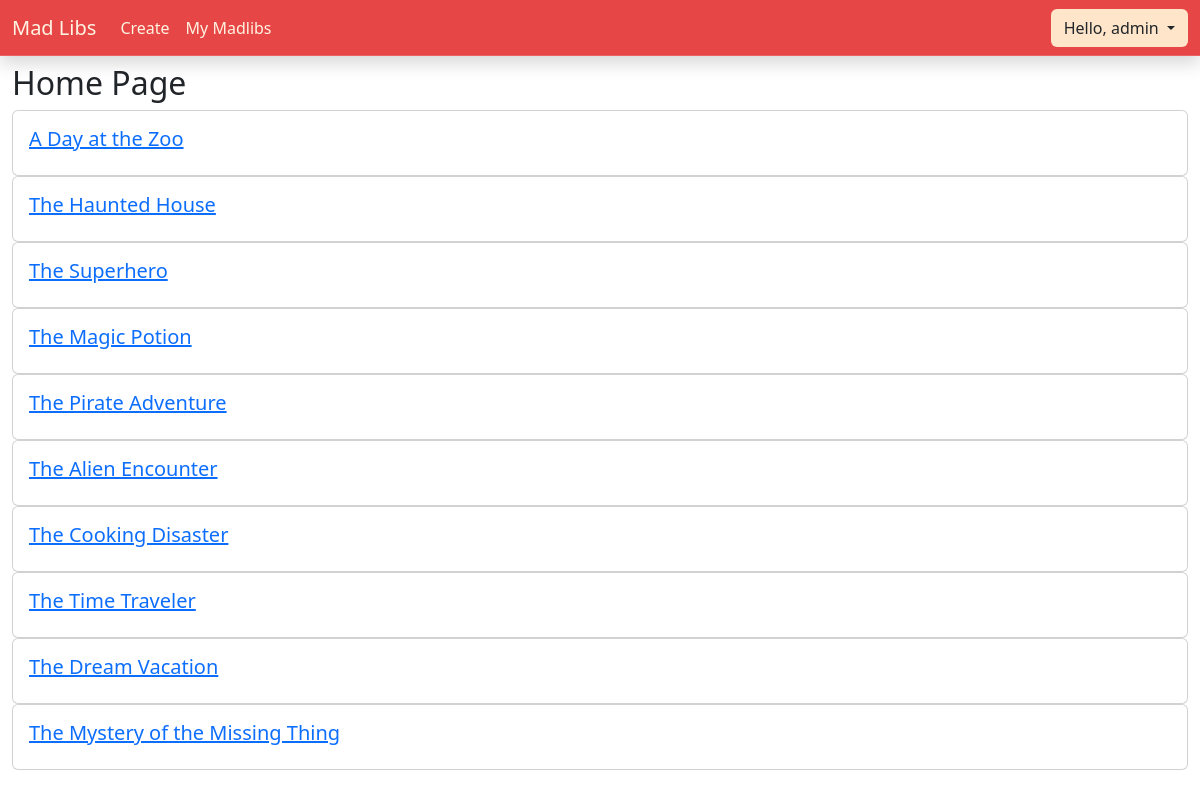
The app's page / (signed in) with its own data.
### stories/models.py (models this page shows, shortened)
class Story(models.Model):
    title = models.CharField(max_length=64)
    story = models.TextField(max_length=1024)
    author = models.ForeignKey(settings.AUTH_USER_MODEL, on_delete=models.CASCADE) # Store the users info
    objects = StoryManager()

### stories/views.py (the view)
# urls.py: path('', home_view, name='home'), # Change the index page
def home_view(request, *args, **kwargs):
    my_context = {
        "stories": Story.objects.all(),
        "site_title": "Home"
    }
    return render(request, "home.html", my_context) # return an html template

### stories/templates/home.html
{% extends 'base.html' %}
{% block content %}
{% load static %}
<h2>Home Page</h2>
{% for story in stories %}
<div class="card">
    <div class="card-body">
        <h5 class="card-title"><a href="{% url 'play' story.id %}">{{story.title}}</a></h5>
    </div>
</div>
{% endfor %}
{% endblock %}

### templates/navbar.html (shortened to what this page needs)
<nav class="container-xxl navbar navbar-expand-sm">
  <div class="container-fluid">
    <a class="navbar-brand py-1 bd-navbar-link" href="{% url 'home' %}">Mad Libs</a>
    <div class="collapse navbar-collapse" id="navbarCollapsable">
      <ul class="navbar-nav navbar-left me-auto mb-2 mb-sm-0">
        {% if user.is_authenticated %}
        <li class="nav-item">
          <a class="nav-link bd-navbar-link" href="{% url 'mablibs_create' %}">Create</a>
        </li>
        <li class="nav-item">
          <a class="nav-link bd-navbar-link" href="{% url 'mablibs' request.user.username %}">My Madlibs</a>
        </li>
        {% endif %}
      </ul>
      <ul class="navbar-nav navbar-right ms-auto mb-2 mb-sm-0">
        {% if not user.is_authenticated %}
        <li class="nav-item">
          <a class="nav-link btn bd-btn-secondary" href="{% url 'users:login' %}">Login / Register</a>
        </li>
        {% else %}
        <li class="nav-item">
          <div class="btn-group">
            <button type="button" class="dropdown-toggle btn bd-btn-secondary" data-bs-toggle="dropdown" data-bs-target="#dropdown-profile" aria-expanded="false">
              Hello,
              {{ user.username }}
            </button>
          </div>
        </li>
        {% endif %}
      </ul>
    </div>
  </div>
</nav>

### static/styles/style.css (style rules this page uses)
:root { --white: #FFF3E2; --cream: rgb(255, 229, 202); --pink: #FA9884; --red: #E74646; }
a.bd-navbar-link { color: var(--white); }
button.bd-btn-secondary { background-color: var(--cream); }

### records on screen
Story: title "A Day at the Zoo"
Story: title "The Haunted House"
Story: title "The Superhero"
Story: title "The Magic Potion"
Story: title "The Pirate Adventure"
Story: title "The Alien Encounter"
Story: title "The Cooking Disaster"
Story: title "The Time Traveler"
Story: title "The Dream Vacation"
Story: title "The Mystery of the Missing Thing"

### other values on screen
{{ user.username }} "admin"
